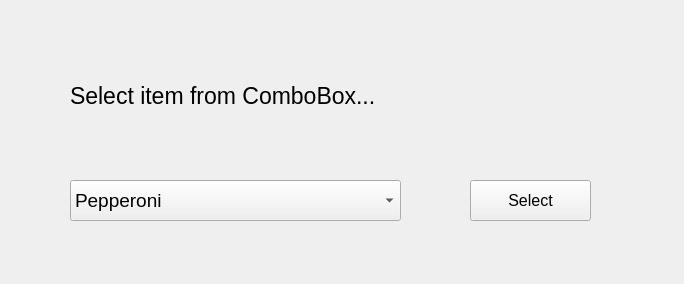
<?xml version="1.0" encoding="UTF-8"?>
<ui version="4.0">
 <class>MainWindow</class>
 <widget class="QMainWindow" name="MainWindow">
  <property name="geometry">
   <rect>
    <x>0</x>
    <y>0</y>
    <width>684</width>
    <height>284</height>
   </rect>
  </property>
  <property name="windowTitle">
   <string>MainWindow</string>
  </property>
  <widget class="QWidget" name="centralwidget">
   <widget class="QLabel" name="label">
    <property name="geometry">
     <rect>
      <x>70</x>
      <y>50</y>
      <width>317</width>
      <height>91</height>
     </rect>
    </property>
    <property name="font">
     <font>
      <pointsize>17</pointsize>
     </font>
    </property>
    <property name="text">
     <string>Select item from ComboBox...</string>
    </property>
   </widget>
   <widget class="QComboBox" name="comboBox">
    <property name="geometry">
     <rect>
      <x>70</x>
      <y>180</y>
      <width>331</width>
      <height>41</height>
     </rect>
    </property>
    <property name="font">
     <font>
      <pointsize>14</pointsize>
     </font>
    </property>
    <item>
     <property name="text">
      <string>Pepperoni</string>
     </property>
    </item>
    <item>
     <property name="text">
      <string>Cheese</string>
     </property>
    </item>
    <item>
     <property name="text">
      <string>Mushroom</string>
     </property>
    </item>
   </widget>
   <widget class="QPushButton" name="pushButton">
    <property name="geometry">
     <rect>
      <x>470</x>
      <y>180</y>
      <width>121</width>
      <height>41</height>
     </rect>
    </property>
    <property name="font">
     <font>
      <pointsize>12</pointsize>
     </font>
    </property>
    <property name="text">
     <string>Select</string>
    </property>
   </widget>
  </widget>
  <widget class="QMenuBar" name="menubar">
   <property name="geometry">
    <rect>
     <x>0</x>
     <y>0</y>
     <width>684</width>
     <height>21</height>
    </rect>
   </property>
  </widget>
 </widget>
 <resources/>
 <connections/>
</ui>
